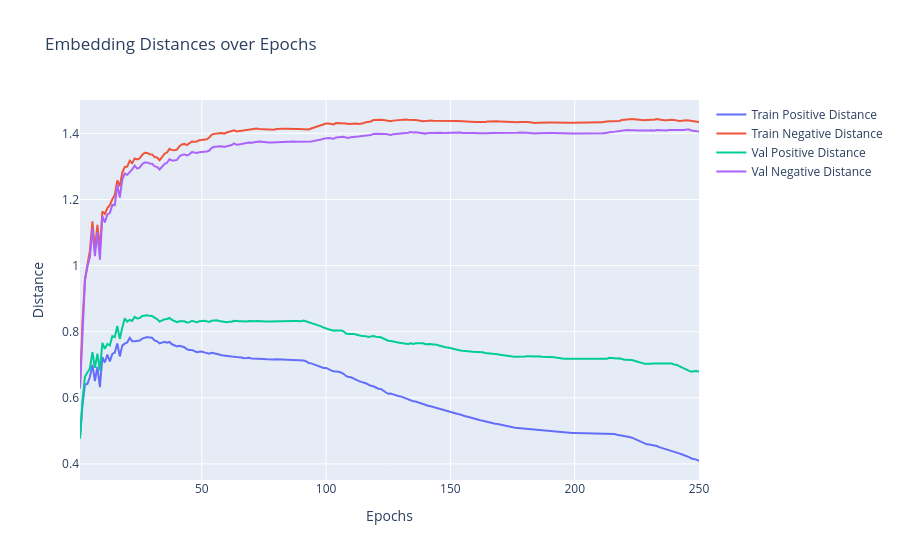

The cell this chart's notebook holds for it:
### Code cell
train_dists_mean = logs["train_dists"]
val_dists_mean = logs["val_dists"]

fig = go.Figure()
fig.add_trace(go.Scatter(x=epochs, y=train_dists_mean[:, 0], mode="lines", name="Train Positive Distance"))
fig.add_trace(go.Scatter(x=epochs, y=train_dists_mean[:, 1], mode="lines", name="Train Negative Distance"))
fig.add_trace(go.Scatter(x=epochs, y=val_dists_mean[:, 0], mode="lines", name="Val Positive Distance"))
fig.add_trace(go.Scatter(x=epochs, y=val_dists_mean[:, 1], mode="lines", name="Val Negative Distance"))

fig.update_layout(
    title="Embedding Distances over Epochs",
    xaxis_title="Epochs",
    yaxis_title="Distance",
    hovermode="x unified",
)

fig.show()

### Figure 1 — Plotly figure (JSON) as saved in the notebook; plotly's stock layout.template omitted (floating-point values rounded to 4 significant figures; data arrays with more than 128 entries replaced by an {"elided": "..."} marker saying what was removed)
{"data": [{"mode": "lines", "name": "Train Positive Distance", "type": "scatter", "x": {"elided": "250 int values"}, "y": {"elided": "250 float values"}}, {"mode": "lines", "name": "Train Negative Distance", "type": "scatter", "x": {"elided": "250 int values"}, "y": {"elided": "250 float values"}}, {"mode": "lines", "name": "Val Positive Distance", "type": "scatter", "x": {"elided": "250 int values"}, "y": {"elided": "250 float values"}}, {"mode": "lines", "name": "Val Negative Distance", "type": "scatter", "x": {"elided": "250 int values"}, "y": {"elided": "250 float values"}}], "layout": {"hovermode": "x unified", "title": {"text": "Embedding Distances over Epochs"}, "xaxis": {"title": {"text": "Epochs"}}, "yaxis": {"title": {"text": "Distance"}}}}
